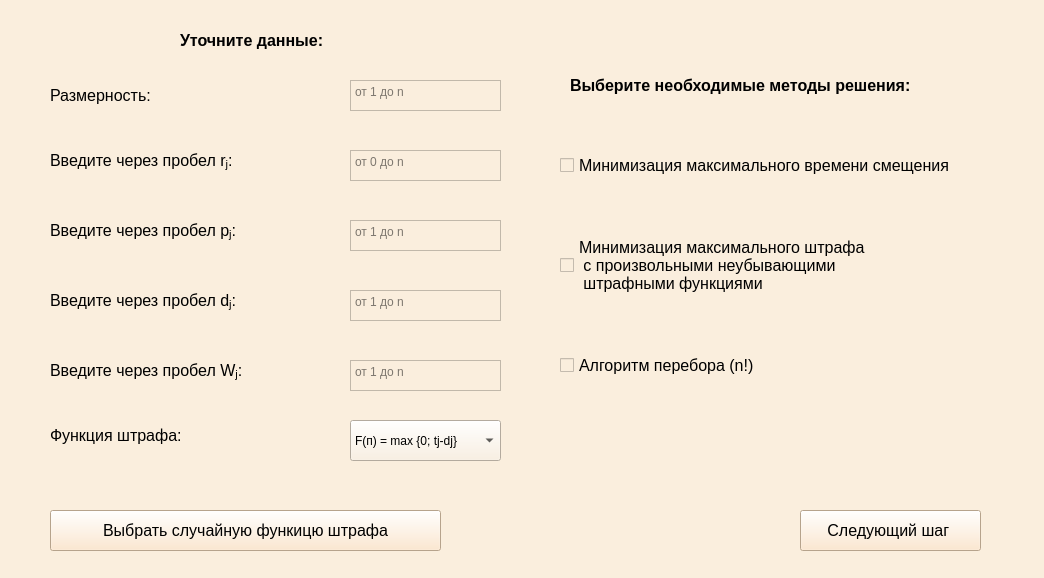
<?xml version="1.0" encoding="UTF-8"?>
<ui version="4.0">
 <class>MainWindow</class>
 <widget class="QMainWindow" name="MainWindow">
  <property name="geometry">
   <rect>
    <x>0</x>
    <y>0</y>
    <width>1044</width>
    <height>578</height>
   </rect>
  </property>
  <property name="windowTitle">
   <string>MainWindow</string>
  </property>
  <property name="styleSheet">
   <string notr="true">background-color: #FAEEDD;</string>
  </property>
  <widget class="QWidget" name="centralwidget">
   <widget class="QCheckBox" name="checkBox_3">
    <property name="geometry">
     <rect>
      <x>560</x>
      <y>340</y>
      <width>481</width>
      <height>51</height>
     </rect>
    </property>
    <property name="font">
     <font>
      <family>Arial</family>
      <pointsize>12</pointsize>
     </font>
    </property>
    <property name="text">
     <string>Алгоритм перебора (n!)</string>
    </property>
   </widget>
   <widget class="QTextEdit" name="textEdit_4">
    <property name="geometry">
     <rect>
      <x>350</x>
      <y>290</y>
      <width>151</width>
      <height>31</height>
     </rect>
    </property>
    <property name="styleSheet">
     <string notr="true">background-color:&quot;white&quot;;</string>
    </property>
    <property name="placeholderText">
     <string>от 1 до n</string>
    </property>
   </widget>
   <widget class="QComboBox" name="comboBox">
    <property name="geometry">
     <rect>
      <x>350</x>
      <y>420</y>
      <width>151</width>
      <height>41</height>
     </rect>
    </property>
    <property name="styleSheet">
     <string notr="true">background-color:&quot;white&quot;;</string>
    </property>
    <item>
     <property name="text">
      <string>F(п) = max {0; tj-dj}</string>
     </property>
    </item>
    <item>
     <property name="text">
      <string>F(п) = max {tj-dj}</string>
     </property>
    </item>
    <item>
     <property name="text">
      <string>F(п) = max (tj-pj)</string>
     </property>
    </item>
    <item>
     <property name="text">
      <string>F(п) = max (tj+pj)</string>
     </property>
    </item>
    <item>
     <property name="text">
      <string>F(п) = max WjLj</string>
     </property>
    </item>
    <item>
     <property name="text">
      <string>F(п) = max Wjzj</string>
     </property>
    </item>
    <item>
     <property name="text">
      <string>F(п) = Wjtj</string>
     </property>
    </item>
   </widget>
   <widget class="QTextEdit" name="textEdit_3">
    <property name="geometry">
     <rect>
      <x>350</x>
      <y>220</y>
      <width>151</width>
      <height>31</height>
     </rect>
    </property>
    <property name="styleSheet">
     <string notr="true">background-color:&quot;white&quot;;</string>
    </property>
    <property name="placeholderText">
     <string>от 1 до n</string>
    </property>
   </widget>
   <widget class="QLabel" name="label">
    <property name="geometry">
     <rect>
      <x>50</x>
      <y>80</y>
      <width>141</width>
      <height>31</height>
     </rect>
    </property>
    <property name="font">
     <font>
      <family>Arial</family>
      <pointsize>12</pointsize>
     </font>
    </property>
    <property name="text">
     <string>Размерность:</string>
    </property>
   </widget>
   <widget class="QCheckBox" name="checkBox">
    <property name="geometry">
     <rect>
      <x>560</x>
      <y>140</y>
      <width>481</width>
      <height>51</height>
     </rect>
    </property>
    <property name="font">
     <font>
      <family>Arial</family>
      <pointsize>12</pointsize>
     </font>
    </property>
    <property name="text">
     <string>Минимизация максимального времени смещения </string>
    </property>
   </widget>
   <widget class="QLabel" name="label_6">
    <property name="geometry">
     <rect>
      <x>50</x>
      <y>420</y>
      <width>181</width>
      <height>31</height>
     </rect>
    </property>
    <property name="font">
     <font>
      <family>Arial</family>
      <pointsize>12</pointsize>
     </font>
    </property>
    <property name="text">
     <string>Функция штрафа:</string>
    </property>
   </widget>
   <widget class="QLabel" name="label_3">
    <property name="geometry">
     <rect>
      <x>50</x>
      <y>210</y>
      <width>241</width>
      <height>41</height>
     </rect>
    </property>
    <property name="font">
     <font>
      <family>Arial</family>
      <pointsize>12</pointsize>
     </font>
    </property>
    <property name="text">
     <string>&lt;html&gt;&lt;head/&gt;&lt;body&gt;&lt;p&gt;Введите через пробел p&lt;span style=&quot; vertical-align:sub;&quot;&gt;j&lt;/span&gt;:&lt;/p&gt;&lt;/body&gt;&lt;/html&gt;</string>
    </property>
   </widget>
   <widget class="QCheckBox" name="checkBox_2">
    <property name="geometry">
     <rect>
      <x>560</x>
      <y>230</y>
      <width>481</width>
      <height>71</height>
     </rect>
    </property>
    <property name="font">
     <font>
      <family>Arial</family>
      <pointsize>12</pointsize>
     </font>
    </property>
    <property name="text">
     <string>Минимизация максимального штрафа 
 с произвольными неубывающими 
 штрафными функциями </string>
    </property>
   </widget>
   <widget class="QTextEdit" name="textEdit_2">
    <property name="geometry">
     <rect>
      <x>350</x>
      <y>150</y>
      <width>151</width>
      <height>31</height>
     </rect>
    </property>
    <property name="styleSheet">
     <string notr="true">background-color:&quot;white&quot;;</string>
    </property>
    <property name="placeholderText">
     <string>от 0 до n</string>
    </property>
   </widget>
   <widget class="QLabel" name="label_8">
    <property name="geometry">
     <rect>
      <x>570</x>
      <y>60</y>
      <width>431</width>
      <height>51</height>
     </rect>
    </property>
    <property name="font">
     <font>
      <family>Arial</family>
      <pointsize>12</pointsize>
      <weight>75</weight>
      <bold>true</bold>
     </font>
    </property>
    <property name="text">
     <string>Выберите необходимые методы решения:</string>
    </property>
   </widget>
   <widget class="QLabel" name="label_5">
    <property name="geometry">
     <rect>
      <x>50</x>
      <y>350</y>
      <width>251</width>
      <height>41</height>
     </rect>
    </property>
    <property name="font">
     <font>
      <family>Arial</family>
      <pointsize>12</pointsize>
     </font>
    </property>
    <property name="text">
     <string>&lt;html&gt;&lt;head/&gt;&lt;body&gt;&lt;p&gt;Введите через пробел W&lt;span style=&quot; vertical-align:sub;&quot;&gt;j&lt;/span&gt;:&lt;/p&gt;&lt;/body&gt;&lt;/html&gt;</string>
    </property>
   </widget>
   <widget class="QLabel" name="label_10">
    <property name="geometry">
     <rect>
      <x>180</x>
      <y>20</y>
      <width>191</width>
      <height>41</height>
     </rect>
    </property>
    <property name="font">
     <font>
      <family>Arial</family>
      <pointsize>12</pointsize>
      <weight>75</weight>
      <bold>true</bold>
     </font>
    </property>
    <property name="text">
     <string>Уточните данные:</string>
    </property>
   </widget>
   <widget class="QTextEdit" name="textEdit_5">
    <property name="geometry">
     <rect>
      <x>350</x>
      <y>360</y>
      <width>151</width>
      <height>31</height>
     </rect>
    </property>
    <property name="styleSheet">
     <string notr="true">background-color:&quot;white&quot;;</string>
    </property>
    <property name="placeholderText">
     <string>от 1 до n</string>
    </property>
   </widget>
   <widget class="QTextEdit" name="textEdit">
    <property name="geometry">
     <rect>
      <x>350</x>
      <y>80</y>
      <width>151</width>
      <height>31</height>
     </rect>
    </property>
    <property name="styleSheet">
     <string notr="true">background-color:&quot;white&quot;;</string>
    </property>
    <property name="placeholderText">
     <string>от 1 до n</string>
    </property>
   </widget>
   <widget class="QLabel" name="label_4">
    <property name="geometry">
     <rect>
      <x>50</x>
      <y>280</y>
      <width>241</width>
      <height>41</height>
     </rect>
    </property>
    <property name="font">
     <font>
      <family>Arial</family>
      <pointsize>12</pointsize>
     </font>
    </property>
    <property name="text">
     <string>&lt;html&gt;&lt;head/&gt;&lt;body&gt;&lt;p&gt;Введите через пробел d&lt;span style=&quot; vertical-align:sub;&quot;&gt;j&lt;/span&gt;:&lt;/p&gt;&lt;/body&gt;&lt;/html&gt;</string>
    </property>
   </widget>
   <widget class="QLabel" name="label_2">
    <property name="geometry">
     <rect>
      <x>50</x>
      <y>140</y>
      <width>241</width>
      <height>41</height>
     </rect>
    </property>
    <property name="font">
     <font>
      <family>Arial</family>
      <pointsize>12</pointsize>
     </font>
    </property>
    <property name="text">
     <string>&lt;html&gt;&lt;head/&gt;&lt;body&gt;&lt;p&gt;Введите через пробел r&lt;span style=&quot; vertical-align:sub;&quot;&gt;j&lt;/span&gt;:&lt;/p&gt;&lt;/body&gt;&lt;/html&gt;</string>
    </property>
   </widget>
   <widget class="QPushButton" name="pushButton_2">
    <property name="geometry">
     <rect>
      <x>800</x>
      <y>510</y>
      <width>181</width>
      <height>41</height>
     </rect>
    </property>
    <property name="font">
     <font>
      <family>Arial</family>
      <pointsize>12</pointsize>
     </font>
    </property>
    <property name="styleSheet">
     <string notr="true">background-color: #FFE4C4;
</string>
    </property>
    <property name="text">
     <string>Следующий шаг </string>
    </property>
   </widget>
   <widget class="QPushButton" name="pushButton_3">
    <property name="geometry">
     <rect>
      <x>50</x>
      <y>510</y>
      <width>391</width>
      <height>41</height>
     </rect>
    </property>
    <property name="font">
     <font>
      <family>Arial</family>
      <pointsize>12</pointsize>
     </font>
    </property>
    <property name="styleSheet">
     <string notr="true">background-color: #FFE4C4;
</string>
    </property>
    <property name="text">
     <string>Выбрать случайную функицю штрафа</string>
    </property>
   </widget>
  </widget>
 </widget>
 <resources/>
 <connections/>
</ui>
